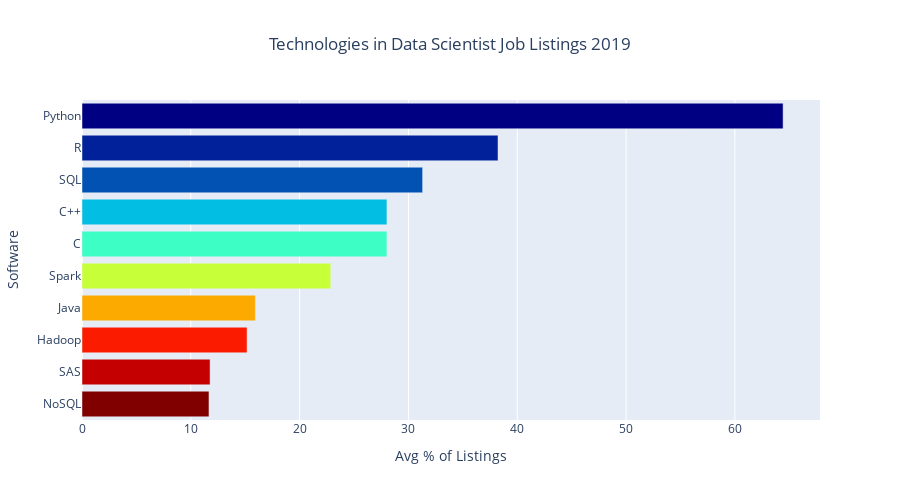

Notebook source saved alongside this figure:
### Code cell
fig = go.Figure(data=data, layout=layout)
py.iplot(fig)

### Figure 1 — Plotly figure (JSON) as saved in the notebook; plotly's stock layout.template omitted (floating-point values rounded to 4 significant figures)
{"data": [{"marker": {"color": [200, 183.3, 166.7, 150, 133.3, 116.7, 100, 83.33, 66.67, 50], "colorscale": [[0, "rgb(0,0,131)"], [0.2, "rgb(0,60,170)"], [0.4, "rgb(5,255,255)"], [0.6, "rgb(255,255,0)"], [0.8, "rgb(250,0,0)"], [1, "rgb(128,0,0)"]]}, "orientation": "h", "type": "bar", "x": [11.67, 11.77, 15.17, 15.93, 22.86, 28.02, 28.02, 31.3, 38.23, 64.43], "y": ["NoSQL", "SAS", "Hadoop", "Java", "Spark", "C", "C++", "SQL", "R", "Python"]}], "layout": {"height": 500, "title": {"text": "Technologies in Data Scientist Job Listings 2019", "x": 0.5}, "xaxis": {"title": {"text": "Avg % of Listings"}}, "yaxis": {"tickmode": "linear", "title": {"text": "Software"}}}}
